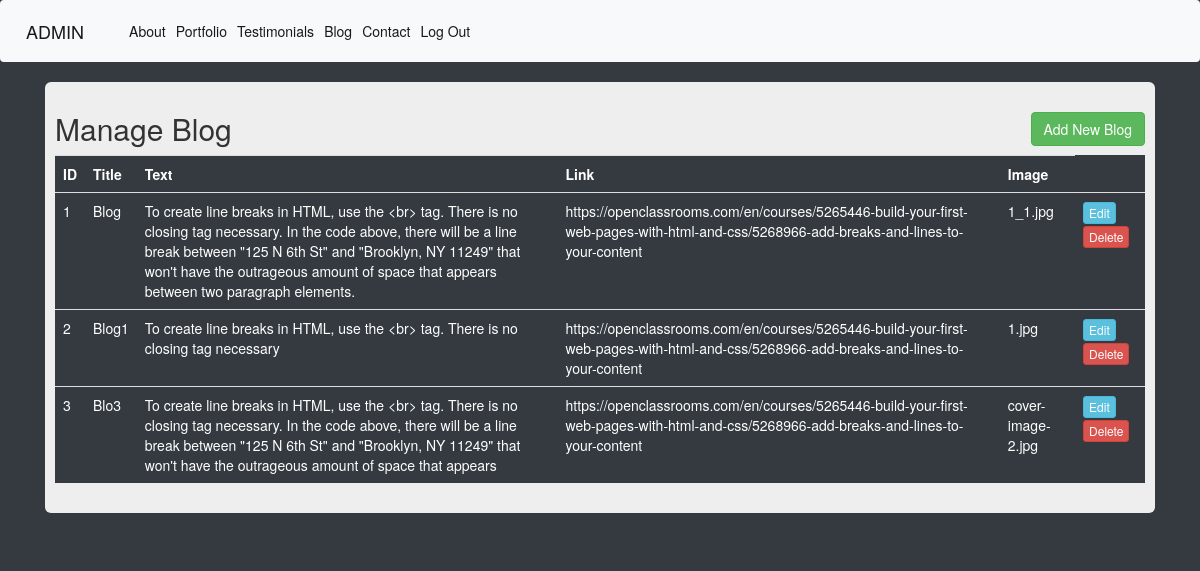
Before: /admin/blog-list (signed in) with the older database file.
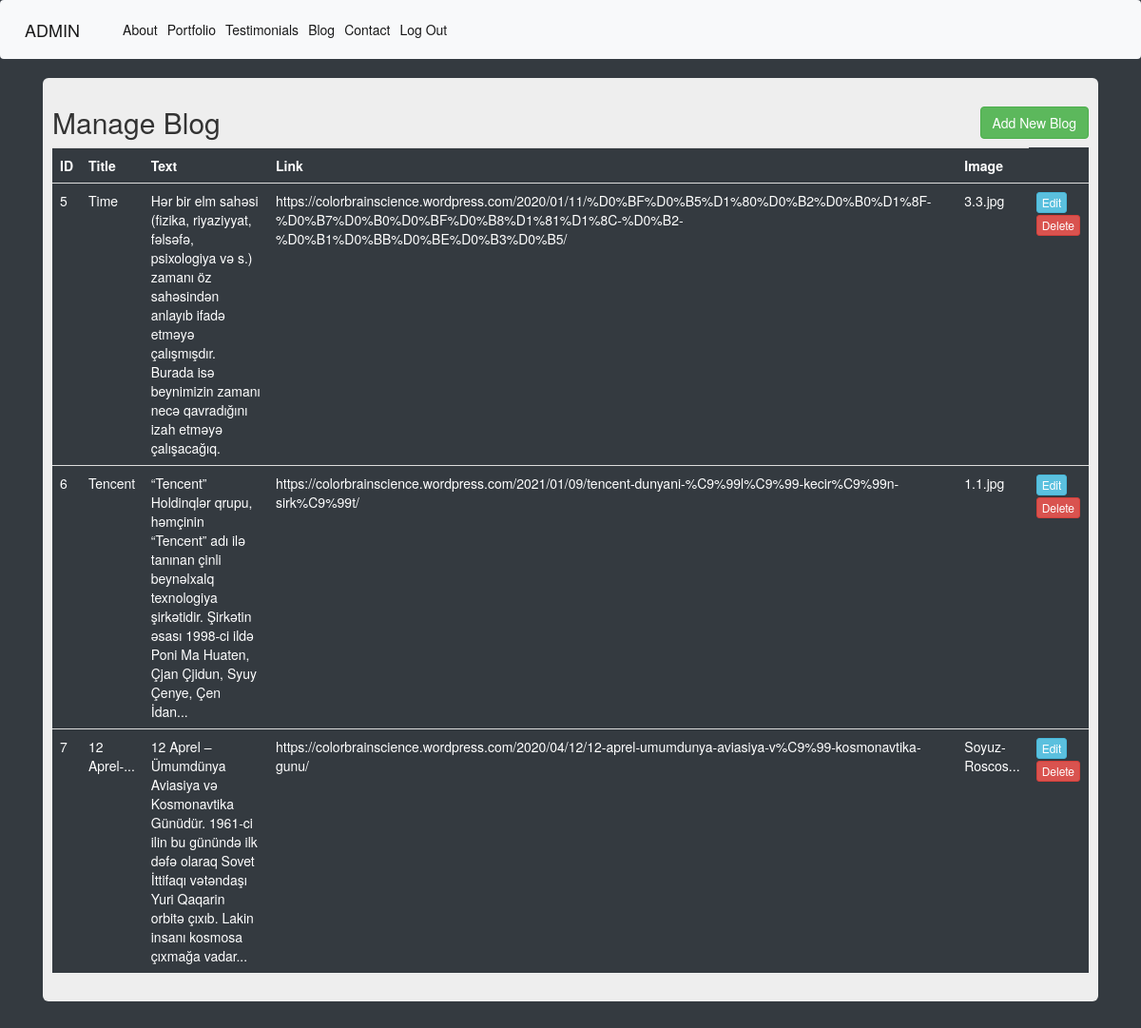
After: the same page with the newer database file.
### Project/models.py (models this page shows, shortened)
class Blog(db.Model):
    id = db.Column(db.Integer, primary_key=True)
    title=db.Column(db.String(20), nullable=False)
    text=db.Column(db.String(100), nullable=False)
    link=db.Column(db.String(100), nullable=False)
    image = db.Column(db.String(20))

### Project/routes.py (the view)
@app.route('/admin/blog-list')
@login_required
def admin_blog_list():
    blog = Blog.query.all()
    return render_template('admin/blog-list.html', blog=blog)

### Project/models.py (called while the page is built)
@login_manager.user_loader
def load_user(user_id):
    return Admin.query.get(user_id)

### Project/templates/admin/blog-list.html
{% extends 'admin/base.html' %}
{% block content %}
<div class="container">
    <div class="row">
        <div class="col md-12">
            <div class="jumbotron p-3">
                <h2>Manage Blog <a href="{{url_for('add_blog')}}"><button type="button"  class="btn btn-success float-right"
                data-toggle="modal">Add New Blog</button> </h2></a>
                <table class="table table-hover table-dark">
                    <tr>
                        <th>ID</th>
                        <th>Title</th>
                        <th>Text</th>
                        <th>Link</th>
                        <th>Image</th>
                    </tr>
                    {% for blogitem in blog %}
                    <tr>
                        <td>{{blogitem.id}}</td>
                        <td>{{blogitem.title}}</td>
                        <td>{{blogitem.text}}</td>
                        <td>{{blogitem.link}}</td>
                        <td>{{blogitem.image|truncate(15)}}</td>
                        <td>
                            <a href="{{url_for('edit_blog', id=blogitem.id)}}" class="btn btn-info btn-xs">Edit</a>
                            <a href="{{url_for('delete_blog', id=blogitem.id)}}" class="btn btn-danger btn-xs"
                            onclick="return confirm('Are You Sure To Delete ?')">Delete</a>
                        </td>
                    </tr>
                    {% endfor %}
                </table>
            </div>
        </div>
    </div>
</div>
{% endblock %}

### Project/templates/admin/base.html (shortened to what this page needs)
<!doctype html>
<html lang="en">
  <head>
    <link rel="stylesheet" href="https://stackpath.bootstrapcdn.com/bootstrap/4.3.1/css/bootstrap.min.css">
  </head>
  <body style="background-color: #343a40;">
  {% include 'admin/includes/navbar.html' %}
      {% block content %}
      {% endblock %}
    <link rel="stylesheet" href="https://maxcdn.bootstrapcdn.com/bootstrap/3.3.7/css/bootstrap.min.css">
  </head>
  <body>
  </body>
</html>

### Project/templates/admin/includes/navbar.html (shortened to what this page needs)
<nav class="navbar navbar-expand-lg navbar-light bg-light">
    <a class="navbar-brand" href="#">ADMIN</a>
    <div class="collapse navbar-collapse" id="navbarTogglerDemo02">
      <ul class="navbar-nav mr-auto mt-2 mt-lg-0">
       <li class="nav-item active">
          <a class="nav-link" href="{{url_for('admin_about_list')}}">About</a>
        </li>
        <li class="nav-item active">
          <a class="nav-link" href="{{url_for('admin_portfolio_list')}}">Portfolio<span class="sr-only">(current)</span></a>
        </li>
        <li class="nav-item active">
          <a class="nav-link" href="{{url_for('admin_testimonial_list')}}">Testimonials</a>
        </li>
        <li class="nav-item active">
          <a class="nav-link" href="{{url_for('admin_blog_list')}}">Blog</a>
        </li>
        <li class="nav-item active">
          <a class="nav-link" href="{{url_for('admin_contact_list')}}">Contact</a>
        </li>
        <li class="nav-item active">
          <a class="nav-link" href="{{url_for('login')}}">Log Out</a>
        </li>
      </ul>
    </div>
  </nav>

Changed rows visible on the page:
removed Blog: id "1", title "Blog", text "To create line breaks in HTML, use the <br> tag. There is no closing tag necessary. In the code above, there will be a line break between \"125 N 6th St\" and \"Brooklyn, NY 11249\" that won't have the outrageous amount of space that appears between two paragraph elements.", link "https://openclassrooms.com/en/courses/5265446-build-your-first-web-pages-with-html-and-css/5268966-add-breaks-and-lines-to-your-content", image "1_1.jpg"
removed Blog: id "2", title "Blog1", text "To create line breaks in HTML, use the <br> tag. There is no closing tag necessary", link "https://openclassrooms.com/en/courses/5265446-build-your-first-web-pages-with-html-and-css/5268966-add-breaks-and-lines-to-your-content", image "1.jpg"
removed Blog: id "3", title "Blo3", text "To create line breaks in HTML, use the <br> tag. There is no closing tag necessary. In the code above, there will be a line break between \"125 N 6th St\" and \"Brooklyn, NY 11249\" that won't have the outrageous amount of space that appears", link "https://openclassrooms.com/en/courses/5265446-build-your-first-web-pages-with-html-and-css/5268966-add-breaks-and-lines-to-your-content", image "cover-image-2.jpg"
added Blog: id "5", title "Time", text "Hər bir elm sahəsi (fizika, riyaziyyat, fəlsəfə, psixologiya və s.) zamanı öz sahəsindən anlayıb ifadə etməyə çalışmışdır. Burada isə beynimizin zamanı necə qavradığını izah etməyə çalışacağıq.", link "https://colorbrainscience.wordpress.com/2020/01/11/%D0%BF%D0%B5%D1%80%D0%B2%D0%B0%D1%8F-%D0%B7%D0%B0%D0%BF%D0%B8%D1%81%D1%8C-%D0%B2-%D0%B1%D0%BB%D0%BE%D0%B3%D0%B5/", image "3.3.jpg"
added Blog: id "6", title "Tencent", text "“Tencent” Holdinqlər qrupu, həmçinin “Tencent” adı ilə tanınan çinli beynəlxalq texnologiya şirkətidir. Şirkətin əsası 1998-ci ildə Poni Ma Huaten, Çjan Çjidun, Syuy Çenye, Çen İdan...", link "https://colorbrainscience.wordpress.com/2021/01/09/tencent-dunyani-%C9%99l%C9%99-kecir%C9%99n-sirk%C9%99t/", image "1.1.jpg"
added Blog: id "7", title "12 Aprel-...", text "12 Aprel – Ümumdünya Aviasiya və Kosmonavtika Günüdür. 1961-ci ilin bu günündə ilk dəfə olaraq Sovet İttifaqı vətəndaşı Yuri Qaqarin orbitə çıxıb. Lakin insanı kosmosa çıxmağa vadar...", link "https://colorbrainscience.wordpress.com/2020/04/12/12-aprel-umumdunya-aviasiya-v%C9%99-kosmonavtika-gunu/", image "Soyuz-Roscos..."
